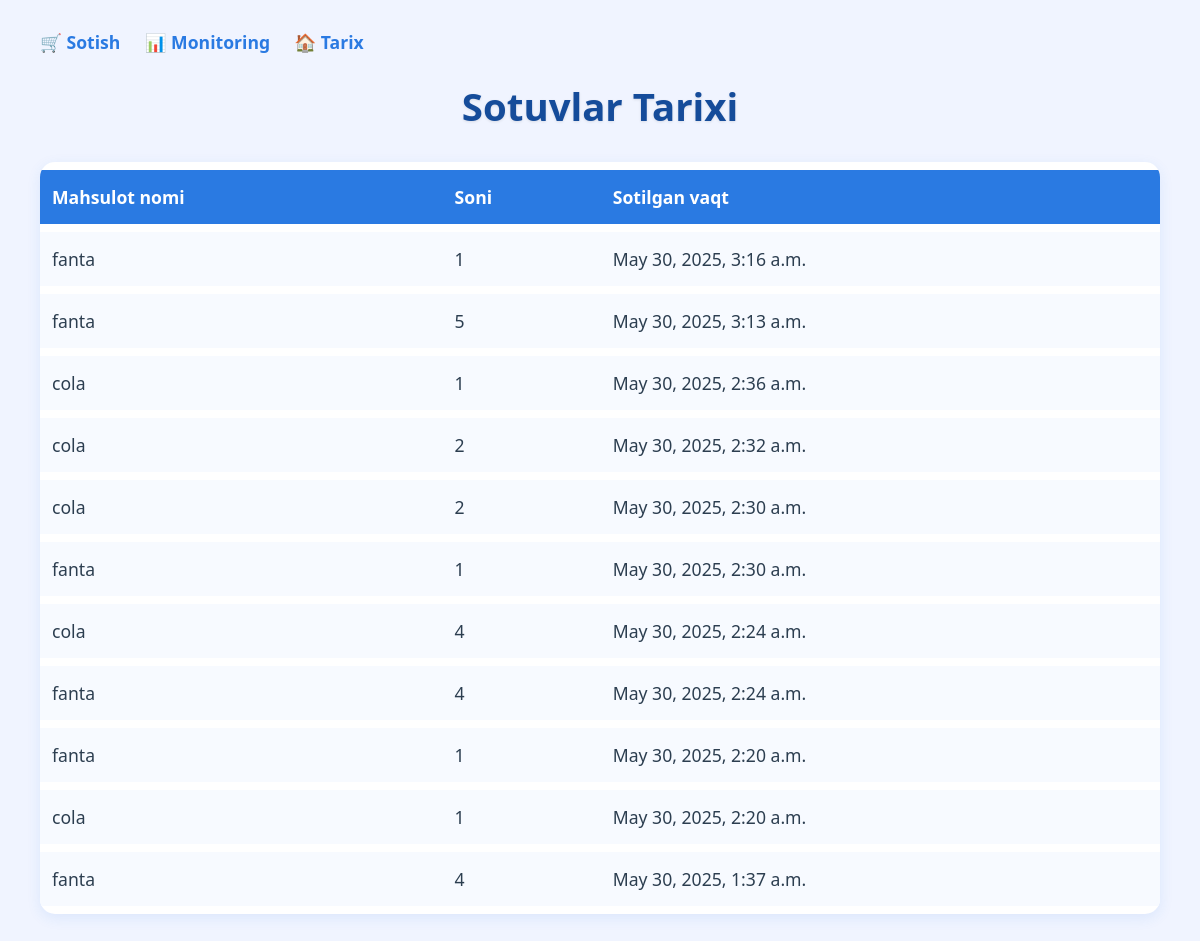
The page /history/ (signed in) on the database as committed earlier.
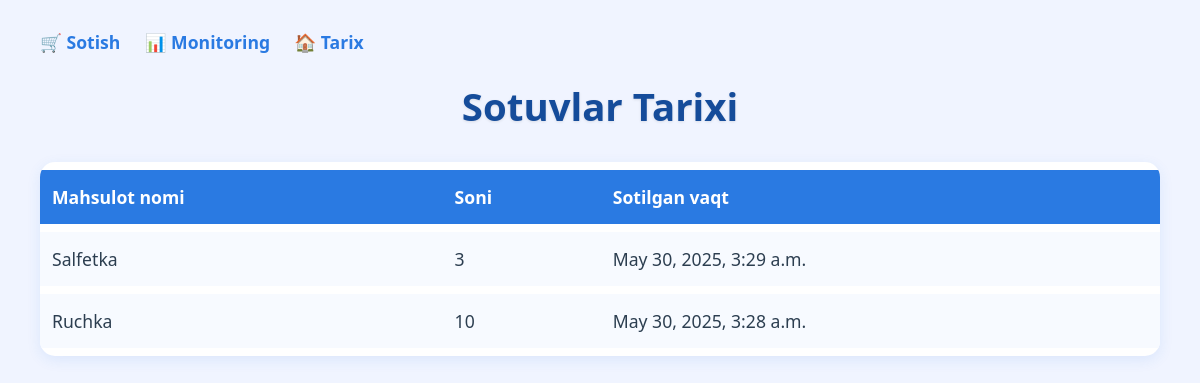
The same page on the database as committed later.
### core/models.py (models this page shows, shortened)
class Sale(models.Model):
    product = models.ForeignKey(Product, on_delete=models.CASCADE)
    quantity_sold = models.PositiveIntegerField()
    sold_at = models.DateTimeField(auto_now_add=True)
    @property
    def total_price(self):
        return self.product.price * self.quantity_sold

class Product(models.Model):
    shop = models.ForeignKey(Shop, on_delete=models.CASCADE)
    name = models.CharField(max_length=100)
    price = models.DecimalField(max_digits=10, decimal_places=2)
    quantity = models.PositiveIntegerField()

### core/views.py (the view)
# urls.py: path('history/', views.sales_history, name='history'),
@login_required
def sales_history(request):
    sales = Sale.objects.select_related('product').order_by('-sold_at')
    return render(request, 'core/sales_history.html', {'sales': sales})

### templates/core/sales_history.html (shortened to what this page needs)
<!DOCTYPE html>
<html lang="en">
<head>
</head>
<body>
    <nav>
        <a href="{% url 'sell' %}">🛒 Sotish</a>
        <a href="{% url 'monitoring' %}">📊 Monitoring</a>
        <a href="{% url 'history' %}">🏠 Tarix</a>
    </nav>
    <h1>Sotuvlar Tarixi</h1>
    <table>
        <thead>
            <tr>
                <th>Mahsulot nomi</th>
                <th>Soni</th>
                <th>Sotilgan vaqt</th>
            </tr>
        </thead>
        <tbody>
            {% for sale in sales %}
            <tr class="sale-row" data-sale-id="{{ forloop.counter }}">
                <td>{{ sale.product.name }}</td>
                <td>{{ sale.quantity_sold }}</td>
                <td>{{ sale.sold_at }}</td>
            </tr>
            {% endfor %}
        </tbody>
    </table>
</body>
</html>

Rows that differ between the two databases and show on the page:
removed Sale: product.name "fanta", quantity_sold "1", sold_at "May 30, 2025, 3:16 a.m."
removed Sale: product.name "fanta", quantity_sold "5", sold_at "May 30, 2025, 3:13 a.m."
removed Sale: product.name "cola", quantity_sold "1", sold_at "May 30, 2025, 2:36 a.m."
removed Sale: product.name "cola", quantity_sold "2", sold_at "May 30, 2025, 2:32 a.m."
removed Sale: product.name "cola", quantity_sold "2", sold_at "May 30, 2025, 2:30 a.m."
removed Sale: product.name "fanta", quantity_sold "1", sold_at "May 30, 2025, 2:30 a.m."
removed Sale: product.name "cola", quantity_sold "4", sold_at "May 30, 2025, 2:24 a.m."
removed Sale: product.name "fanta", quantity_sold "4", sold_at "May 30, 2025, 2:24 a.m."
removed Sale: product.name "fanta", quantity_sold "1", sold_at "May 30, 2025, 2:20 a.m."
removed Sale: product.name "cola", quantity_sold "1", sold_at "May 30, 2025, 2:20 a.m."
removed Sale: product.name "fanta", quantity_sold "4", sold_at "May 30, 2025, 1:37 a.m."
added Sale: product.name "Salfetka", quantity_sold "3", sold_at "May 30, 2025, 3:29 a.m."
added Sale: product.name "Ruchka", quantity_sold "10", sold_at "May 30, 2025, 3:28 a.m."
